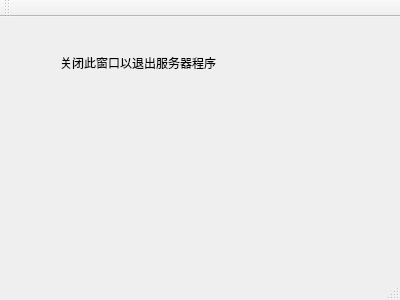
<?xml version="1.0" encoding="UTF-8"?>
<ui version="4.0">
 <class>MainWindow</class>
 <widget class="QMainWindow" name="MainWindow">
  <property name="geometry">
   <rect>
    <x>0</x>
    <y>0</y>
    <width>400</width>
    <height>300</height>
   </rect>
  </property>
  <property name="windowTitle">
   <string>MainWindow</string>
  </property>
  <widget class="QWidget" name="centralWidget">
   <widget class="QLabel" name="label">
    <property name="geometry">
     <rect>
      <x>60</x>
      <y>20</y>
      <width>251</width>
      <height>51</height>
     </rect>
    </property>
    <property name="text">
     <string>关闭此窗口以退出服务器程序</string>
    </property>
   </widget>
  </widget>
  <widget class="QMenuBar" name="menuBar">
   <property name="geometry">
    <rect>
     <x>0</x>
     <y>0</y>
     <width>400</width>
     <height>23</height>
    </rect>
   </property>
  </widget>
  <widget class="QToolBar" name="mainToolBar">
   <attribute name="toolBarArea">
    <enum>TopToolBarArea</enum>
   </attribute>
   <attribute name="toolBarBreak">
    <bool>false</bool>
   </attribute>
  </widget>
  <widget class="QStatusBar" name="statusBar"/>
 </widget>
 <layoutdefault spacing="6" margin="11"/>
 <resources/>
 <connections/>
</ui>
